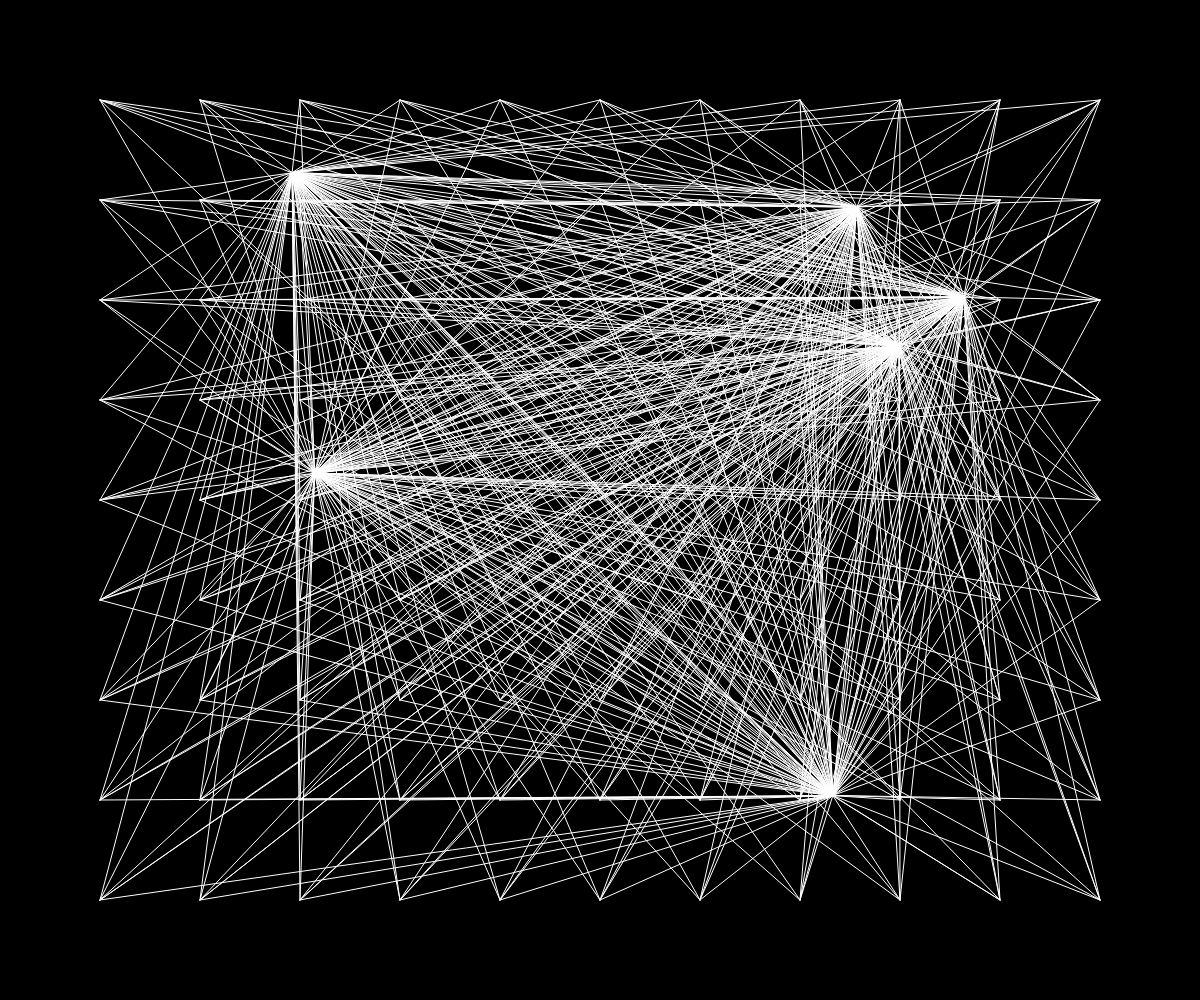
Frame 1 (no input)
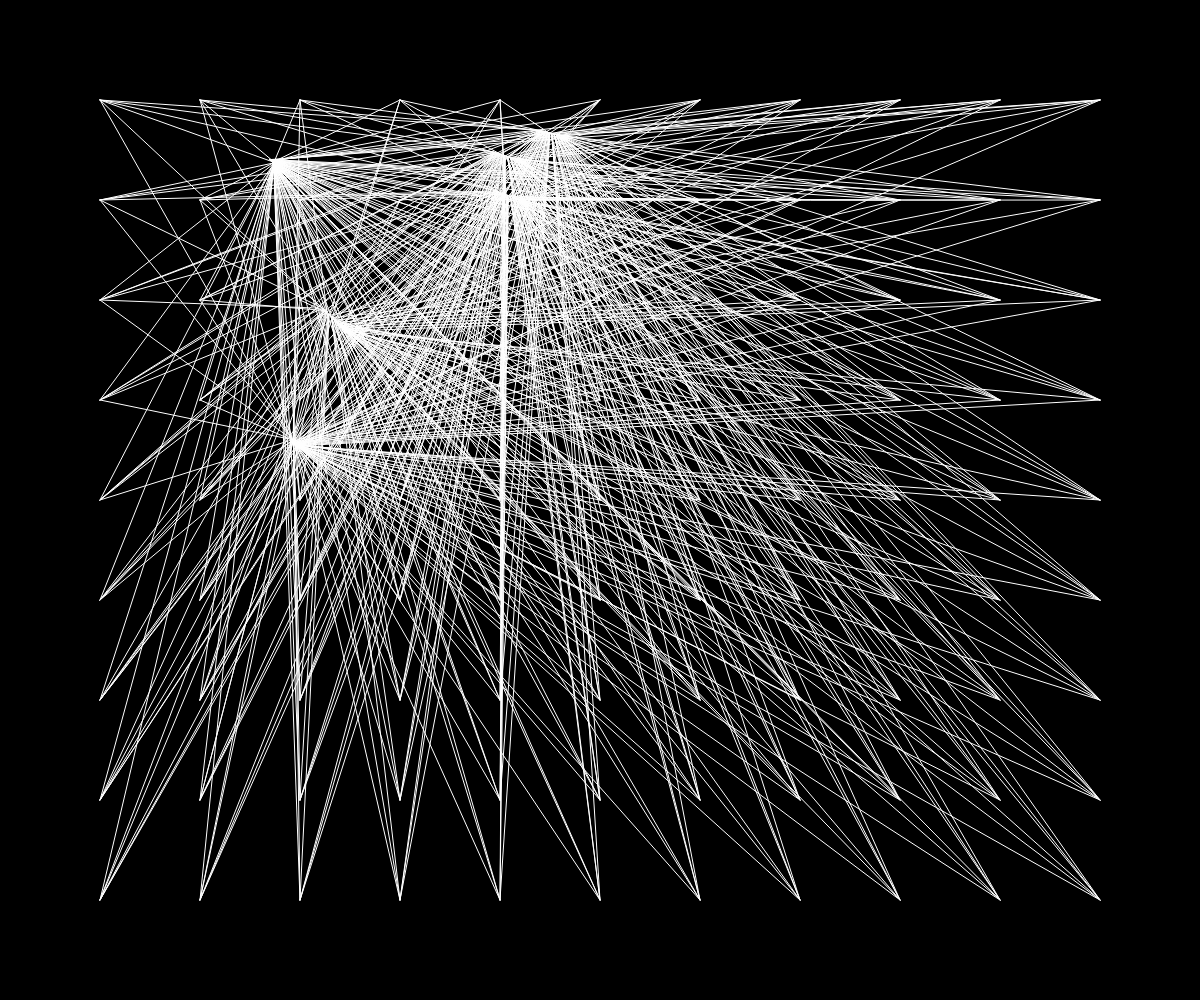
Frame 60 (no input)
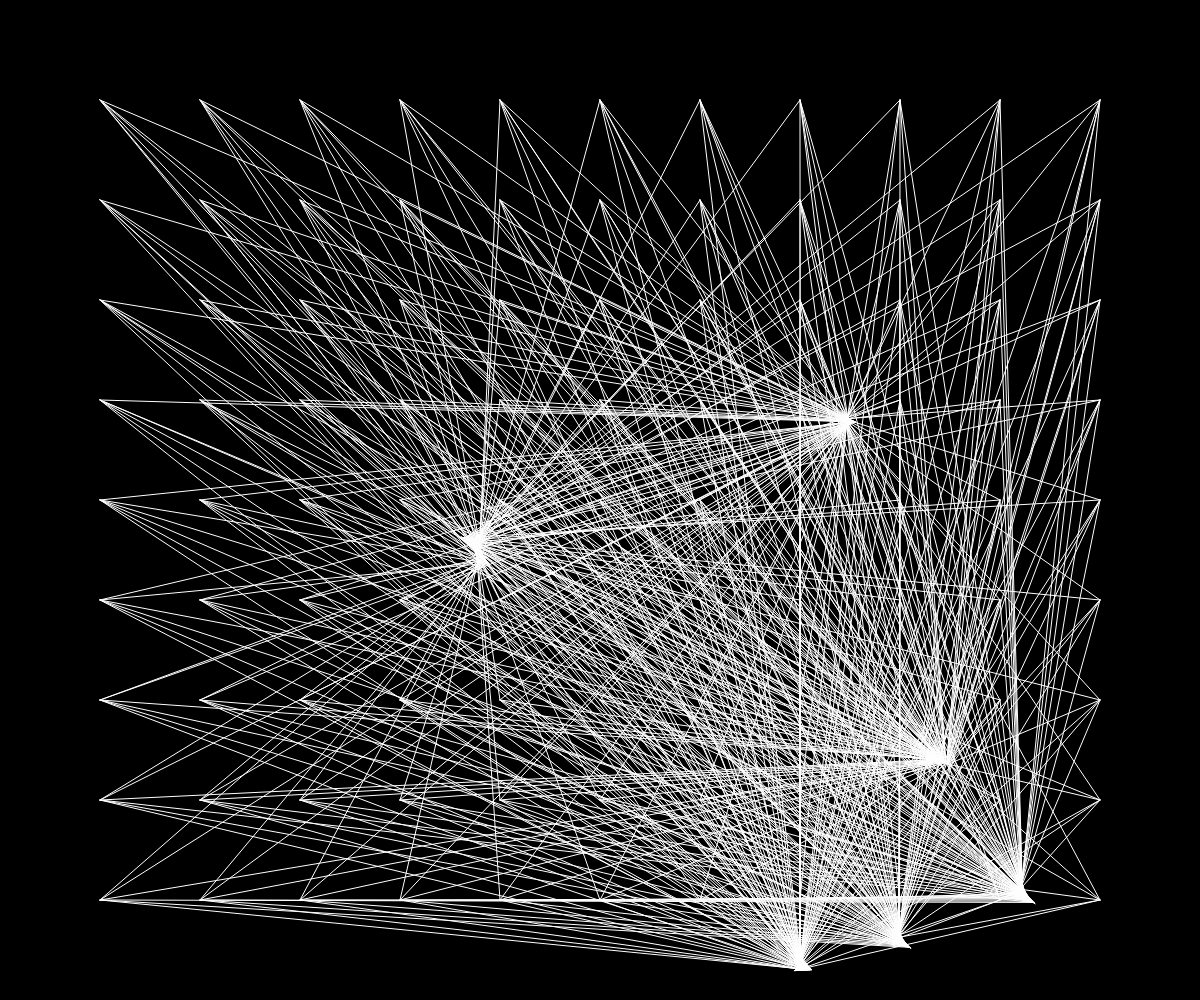
Frame 120 (the mouse pressed at the canvas centre since frame 60)

The p5.js sketch that drew these frames (run headless with seeded random() and noise() and a simulated clock; from frame 60 on, the mouse is pressed at the canvas centre):

// p5.js sketch
// ── sketch.js
function Mover(x,y){
	this.x = x;
	this.y = y;
	this.l = createVector(this.x,this.y);
	this.velocity = createVector(0,0);
	this.acceleration = createVector(0,0);
	this.topSpeed = 10;



	this.display = function(x,y){
		stroke(255);
		strokeWeight(1);
		line(x,y,this.l.x, this.l.y);
	};

	this.update = function(){
		var t = createVector(mouseX, mouseY);
		var f = p5.Vector.sub(t, this.l);
		f.normalize();
		f.mult(0.0001);

		this.acceleration = f;

		this.velocity.add(this.acceleration);
		this.velocity.limit(this.topSpeed);
		this.l.add(this.velocity);
	};

	this.checkEdges = function(){
		if(this.l.x>windowWidth){
			this.l.x = windowWidth;
			this.velocity.x *= -1;
		}
		else if(this.l.x<0){
			this.l.x = 0;
			this.velocity.x *= -1;
		}
		if(this.l.y>windowHeight){
			this.l.y = windowHeight;
			this.velocity.y *= -1;
		}
		else if(this.l.y<0){
			this.l.y = 0;
			this.velocity.y *= -1;
		}
	};

}


var m = [];

function setup(){
	createCanvas(windowWidth,windowHeight);
	for(var i=0;i<6;i++){
		m[i] = new Mover(random(width),random(height));
	}

}

function draw(){
	background(0);

	// m.display(300,300);
	// m.update();

	for(var i=0;i<m.length;i++){
		for(var x=100;x<=width-100;x+=100){
			for(var y=100;y<=height-100;y+=100){
			m[i].display(x,y);
			m[i].update();
			m[i].checkEdges();
		}
	}
}
}
